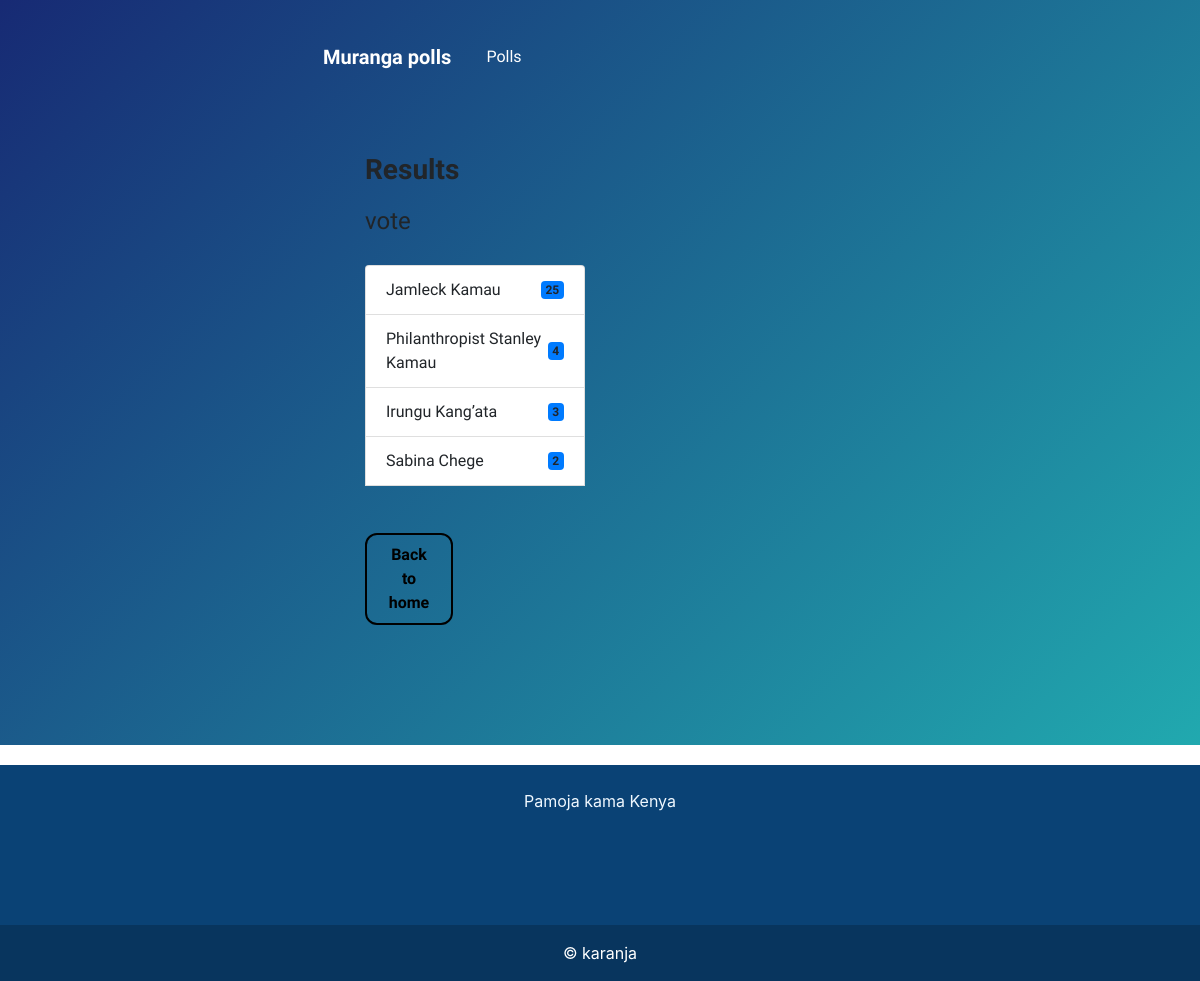
Page /polls/result/1 (signed in) on the earlier database version.
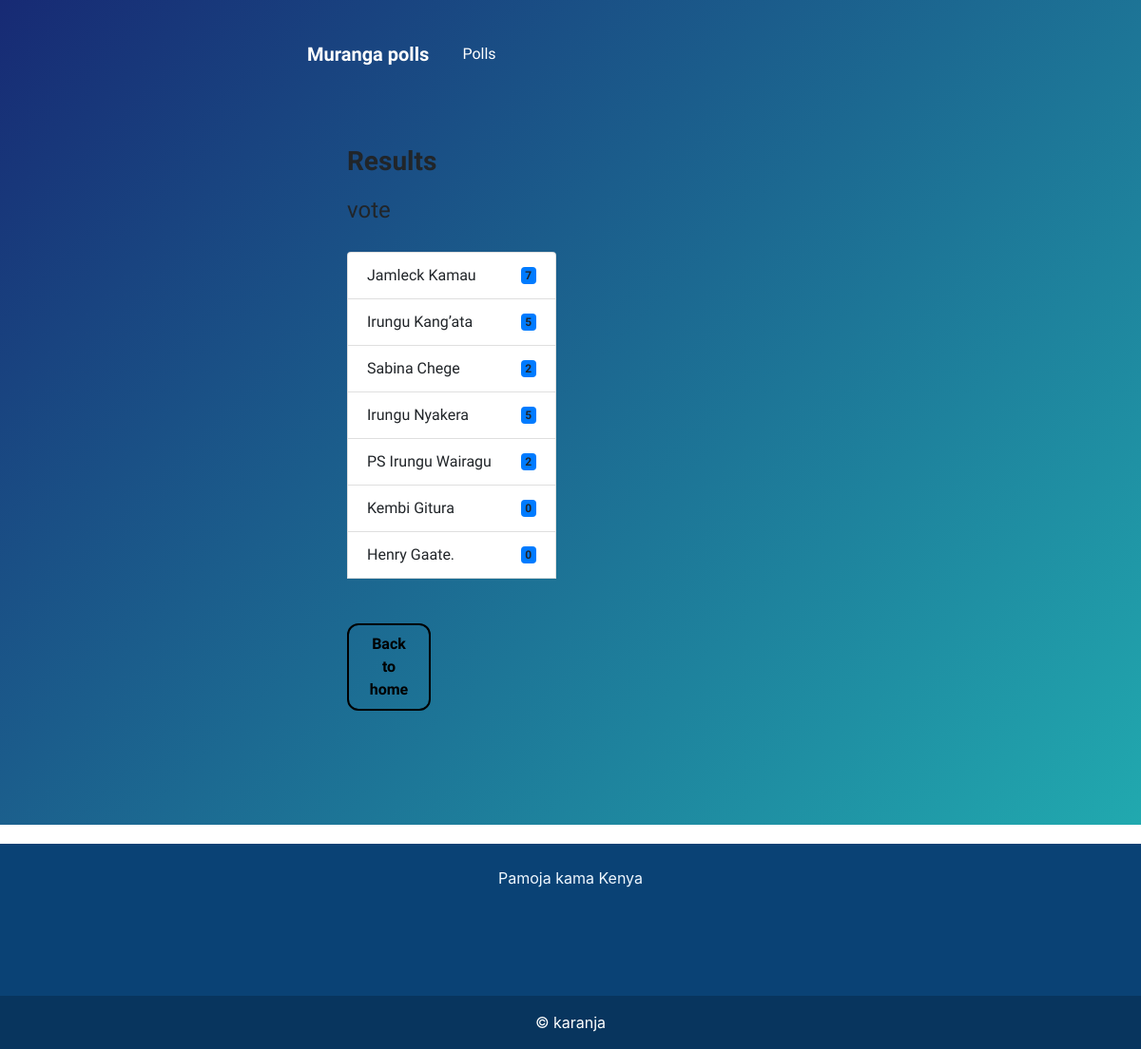
Same page on the later database version.
### pollsapp/models.py (models this page shows, shortened)
class Choice(models.Model):
    question = models.ForeignKey(Question, on_delete=models.CASCADE, related_name='choices')
    option = models.CharField(max_length=100)
    vote = models.IntegerField(default=0)
    userid = models.CharField(max_length=20, unique=True)

### pollsapp/views.py (the view, shortened to what this page needs)
# urls.py: path('result/<str:pk>', views.result, name = 'result'),
@login_required
def result(request,pk):
   question = Question.objects.get(id=pk)
   options = question.choices.all()
   return render(request, 'result.html', {'question':question, 'options': options})

### templates/result.html (shortened to what this page needs)
<!DOCTYPE html>
<html>
<head>
    <link rel="stylesheet" href="https://cdnjs.cloudflare.com/ajax/libs/twitter-bootstrap/4.1.3/css/bootstrap.min.css">
    <link rel="stylesheet" href="https://cdnjs.cloudflare.com/ajax/libs/font-awesome/4.7.0/css/font-awesome.min.css">
    <link rel="stylesheet" href="assets/css/style.css">
</head>
<body>
    <div>
        <div class="header-blue">
            <nav class="navbar navbar-dark navbar-expand-md navigation-clean-search">
                <div class="container"><a class="navbar-brand" href="{% url 'index' %}">Muranga polls</a>
                    <div class="collapse navbar-collapse"
                        id="navcol-1">
                        <ul class="nav navbar-nav">
                            <li class="nav-item" role="presentation"><a class="nav-link active" href="#">Polls</a></li>
                        </ul>
                </div>
            </nav>
            <div class="container hero">
                <div class="row">
                    <div class="col-12 col-lg-6 col-xl-5 offset-xl-1">
                      {% block content %}
                      <h3 style = "margin-bottom: 20px"><strong>Results</strong></h3>
                      <h4>{{question.question}}</h4>
                      <ul class="list-group">
                      {% for option in options %}
                      <li class="list-group-item d-flex justify-content-between align-items-center">
                          {{option.option}}
                          <span class="badge bg-primary rounded-pill">{{option.vote}}</span>
                        </li>
                        {% endfor %}
                        <br><br>
                        <a class="nav-link waves-effect" href="{% url 'index' %}"
                         style="color: rgb(226, 227, 235);
                         text-align: center; border: 2px solid #000;
                          color: #000;
                          border-radius: 12px ;
                          width : 40%;" ><strong>Back to home</i></strong></a>
                      </ul>
                      {% endblock %}
                      </div>
                </div>
            </div>
        </div>
    </div>
    <section class="" style="text-align: center;">
      <footer class="text-center text-white" style="background-color: #0a4275;">
        <div class="container p-4 pb-0">
          <section class="">
            <p class="d-flex justify-content-center align-items-center">
              <span class="me-3" style="color: aliceblue;">Pamoja kama Kenya</span>
            </p>
          </section>
        </div>
        <br><br><br>
        <div class="text-center p-3" style="background-color: rgba(0, 0, 0, 0.2);">
          © karanja
        </div>
      </footer>
    </section>
</body>
</html>

Differences in the rows shown:
removed Choice: option "Philanthropist Stanley Kamau", vote "4"
changed Choice "Jamleck Kamau": vote "25" → "7"
changed Choice "Irungu Kang’ata": vote "3" → "5"
added Choice: option "Irungu Nyakera", vote "5"
added Choice: option "PS Irungu Wairagu", vote "2"
added Choice: option "Kembi Gitura", vote "0"
added Choice: option "Henry Gaate.", vote "0"
